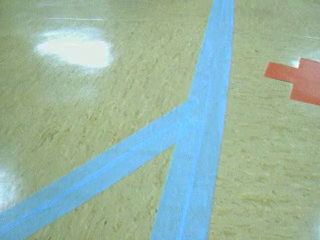
#> input picture resources/imgs/train/img1.png, 320 x 240 px
$ python prac_run.py   (older library calls are emulated)
#> lines starting #> are read from the running program, lines starting #| are printed output that depends on the picture
### lib/tr_img.py
# coding=UTF-8
import cv2
from scipy.misc import imread
import numpy as np
import os, glob

TR_IMG_PATH = "resources/imgs/train/"
PAINT_IMG_PATH = "resources/imgs/paint/"

def get_tr_data():
    """
    Devuelve dos arrays Numpy con los datos y clases de los píxeles de las
    imágenes de entrenamiento del segmentador.

    Devuelve:
        numpy.ndarray: valores RGB normalizados de los píxeles.
        numpy.ndarray: clases de los datos (0: fondo, 1: línea, 2: marca).
    """
    # Leo las imágenes de entrenamiento
    tr_img_names = sorted([file for file in glob.glob(os.path.join(TR_IMG_PATH, '*.png'))])
    paint_img_names = sorted([file for file in glob.glob(os.path.join(PAINT_IMG_PATH, '*.png'))])
    tr_img = [imread(name) for name in tr_img_names]
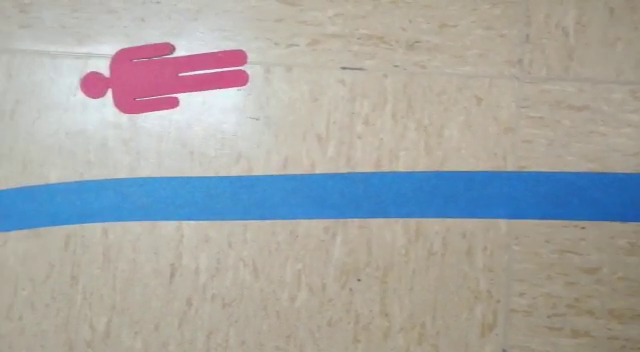
#> input picture resources/imgs/train/img2.png, 640 x 352 px
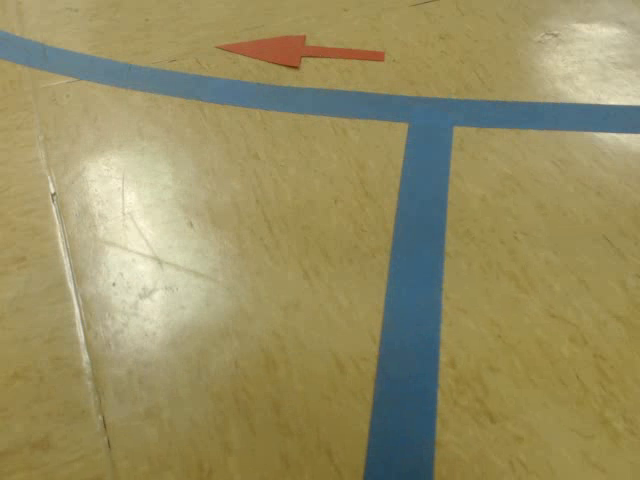
#> input picture resources/imgs/train/img3.png, 640 x 480 px
#> tr_img = 3 items
    paint_img = [imread(name) for name in paint_img_names]
    data = None
    labels = None

    for i in range(len(tr_img)):
        data_marca = tr_img[i][np.where(np.all(np.equal(paint_img[i],(255,0,0)),2))]
        data_fondo = tr_img[i][np.where(np.all(np.equal(paint_img[i],(0,255,0)),2))]
        data_linea = tr_img[i][np.where(np.all(np.equal(paint_img[i],(0,0,255)),2))]

        labels_marca = np.zeros(data_marca.shape[0],np.int8) + 2
        labels_fondo = np.zeros(data_fondo.shape[0],np.int8)
        labels_linea = np.ones(data_linea.shape[0],np.int8)

        if data is None:
            data = np.concatenate([data_marca, data_fondo, data_linea])
            data = ((data+0.0) / np.sum(data,1)[:,np.newaxis])[:,:2]
            labels = np.concatenate([labels_marca,labels_fondo, labels_linea])
        else:
            norm = np.concatenate([data_marca, data_fondo, data_linea])
            norm = ((norm+0.0) / np.sum(norm,1)[:,np.newaxis])[:,:2]
            data = np.concatenate([data, norm])
            labels = np.concatenate([labels, labels_marca,labels_fondo, labels_linea])
#> this loop made 1 pass
    # data = ((data+0.0) / np.sum(data,1)[:,np.newaxis])[:,:2]
    return data, labels


### image-segmentation/prac_run.py
# coding=UTF-8
# Librerías externas
import cv2
from scipy.misc import imread, imsave
from matplotlib import pyplot as plt
import numpy as np
import time
from sklearn import discriminant_analysis as da

# Para usar las librerías internas
import os, sys
sys.path.append(os.getcwd())

# Librerías internas
from lib import tr_img
from lib import analysis
from lib import geometry as geo
from lib import binarize_image as bin
from lib import hu_moments as hu
from lib import mahalanobis as mahalanobis

print("Pulsar 'Espacio' para detener el vídeo o 'q' para terminar la ejecución")

start = time.time()

# Datos de entrenamiento del segmentador
#> (the run stopped early here; a loop or call above may not have finished)
